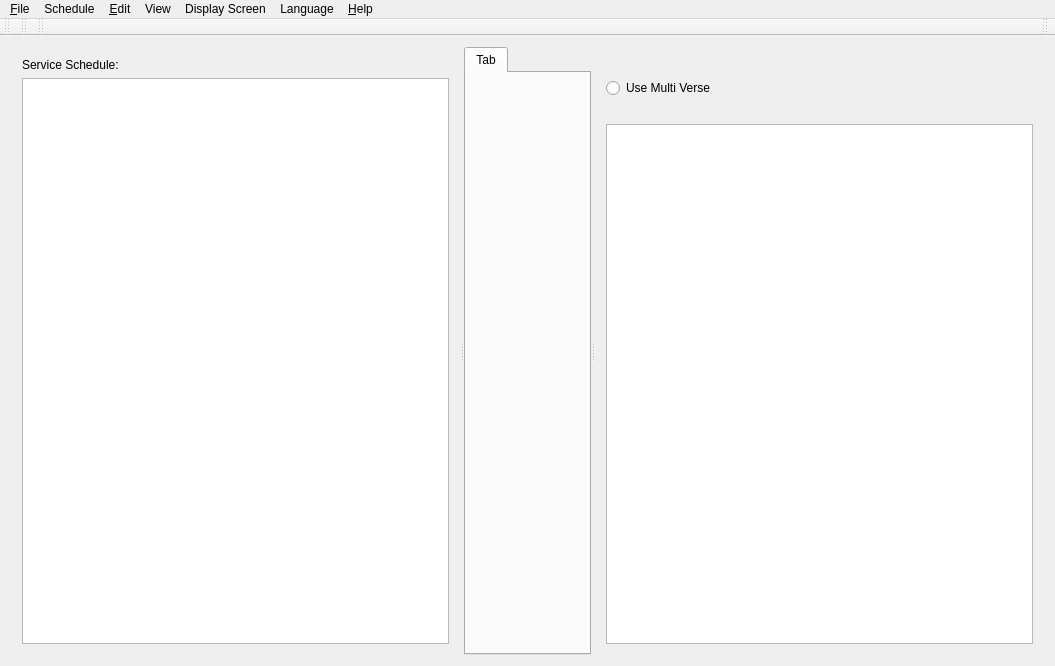
<?xml version="1.0" encoding="UTF-8"?>
<ui version="4.0">
 <class>SoftProjectorClass</class>
 <widget class="QMainWindow" name="SoftProjectorClass">
  <property name="geometry">
   <rect>
    <x>0</x>
    <y>0</y>
    <width>1055</width>
    <height>666</height>
   </rect>
  </property>
  <property name="minimumSize">
   <size>
    <width>700</width>
    <height>550</height>
   </size>
  </property>
  <property name="windowTitle">
   <string notr="true"/>
  </property>
  <property name="windowIcon">
   <iconset resource="softprojector.qrc">
    <normaloff>:/icons/icons/softprojector.png</normaloff>:/icons/icons/softprojector.png</iconset>
  </property>
  <property name="toolButtonStyle">
   <enum>Qt::ToolButtonIconOnly</enum>
  </property>
  <property name="dockNestingEnabled">
   <bool>false</bool>
  </property>
  <widget class="QWidget" name="centralWidget">
   <layout class="QGridLayout" name="gridLayout">
    <item row="0" column="0">
     <widget class="QSplitter" name="splitter">
      <property name="orientation">
       <enum>Qt::Horizontal</enum>
      </property>
      <widget class="QWidget" name="layoutWidget">
       <layout class="QVBoxLayout" name="verticalLayout_3">
        <item>
         <widget class="QLabel" name="label">
          <property name="text">
           <string>Service Schedule:</string>
          </property>
         </widget>
        </item>
        <item>
         <widget class="QListWidget" name="listWidgetSchedule">
          <property name="iconSize">
           <size>
            <width>16</width>
            <height>16</height>
           </size>
          </property>
          <property name="spacing">
           <number>1</number>
          </property>
         </widget>
        </item>
       </layout>
      </widget>
      <widget class="QTabWidget" name="projectTab">
       <property name="minimumSize">
        <size>
         <width>0</width>
         <height>0</height>
        </size>
       </property>
       <widget class="QWidget" name="Tab">
        <attribute name="title">
         <string>Tab</string>
        </attribute>
        <layout class="QGridLayout" name="gridLayout_2"/>
       </widget>
      </widget>
      <widget class="QWidget" name="layoutWidget1">
       <layout class="QVBoxLayout" name="verticalLayoutDisplayControls">
        <item>
         <layout class="QHBoxLayout" name="horizontalLayout_2">
          <item>
           <widget class="QLabel" name="labelIcon">
            <property name="sizePolicy">
             <sizepolicy hsizetype="Fixed" vsizetype="Fixed">
              <horstretch>0</horstretch>
              <verstretch>0</verstretch>
             </sizepolicy>
            </property>
           </widget>
          </item>
          <item>
           <widget class="QLabel" name="labelShow">
            <property name="text">
             <string/>
            </property>
           </widget>
          </item>
         </layout>
        </item>
        <item>
         <widget class="QWidget" name="widgetMultiVerse" native="true">
          <layout class="QHBoxLayout" name="horizontalLayout_4">
           <property name="leftMargin">
            <number>0</number>
           </property>
           <property name="topMargin">
            <number>0</number>
           </property>
           <property name="rightMargin">
            <number>0</number>
           </property>
           <property name="bottomMargin">
            <number>0</number>
           </property>
           <item>
            <widget class="QRadioButton" name="rbMultiVerse">
             <property name="toolTip">
              <string>If selected, this will allow to select multiple verses at one time. Will need to press &quot;Show&quot; each time.</string>
             </property>
             <property name="text">
              <string>Use Multi Verse</string>
             </property>
            </widget>
           </item>
           <item>
            <spacer name="horizontalSpacer_2">
             <property name="orientation">
              <enum>Qt::Horizontal</enum>
             </property>
             <property name="sizeHint" stdset="0">
              <size>
               <width>40</width>
               <height>20</height>
              </size>
             </property>
            </spacer>
           </item>
          </layout>
         </widget>
        </item>
        <item>
         <widget class="QLabel" name="labelSongNotes">
          <property name="palette">
           <palette>
            <active>
             <colorrole role="WindowText">
              <brush brushstyle="SolidPattern">
               <color alpha="255">
                <red>255</red>
                <green>0</green>
                <blue>4</blue>
               </color>
              </brush>
             </colorrole>
            </active>
            <inactive>
             <colorrole role="WindowText">
              <brush brushstyle="SolidPattern">
               <color alpha="255">
                <red>255</red>
                <green>0</green>
                <blue>4</blue>
               </color>
              </brush>
             </colorrole>
            </inactive>
            <disabled>
             <colorrole role="WindowText">
              <brush brushstyle="SolidPattern">
               <color alpha="255">
                <red>120</red>
                <green>120</green>
                <blue>120</blue>
               </color>
              </brush>
             </colorrole>
            </disabled>
           </palette>
          </property>
          <property name="font">
           <font>
            <weight>75</weight>
            <bold>true</bold>
           </font>
          </property>
          <property name="text">
           <string/>
          </property>
          <property name="wordWrap">
           <bool>true</bool>
          </property>
         </widget>
        </item>
        <item>
         <widget class="QListWidget" name="listShow">
          <property name="sizePolicy">
           <sizepolicy hsizetype="Expanding" vsizetype="MinimumExpanding">
            <horstretch>0</horstretch>
            <verstretch>0</verstretch>
           </sizepolicy>
          </property>
          <property name="alternatingRowColors">
           <bool>false</bool>
          </property>
         </widget>
        </item>
       </layout>
      </widget>
     </widget>
    </item>
   </layout>
  </widget>
  <widget class="QMenuBar" name="menuBar">
   <property name="geometry">
    <rect>
     <x>0</x>
     <y>0</y>
     <width>1055</width>
     <height>21</height>
    </rect>
   </property>
   <widget class="QMenu" name="menuFile">
    <property name="title">
     <string>&amp;File</string>
    </property>
    <addaction name="actionNewSchedule"/>
    <addaction name="actionOpenSchedule"/>
    <addaction name="actionSaveSchedule"/>
    <addaction name="actionSaveScheduleAs"/>
    <addaction name="actionCloseSchedule"/>
    <addaction name="separator"/>
    <addaction name="actionPrint"/>
    <addaction name="actionPrintSchedule"/>
    <addaction name="separator"/>
    <addaction name="actionClose"/>
   </widget>
   <widget class="QMenu" name="menuEdit">
    <property name="title">
     <string>&amp;Edit</string>
    </property>
    <addaction name="actionNew"/>
    <addaction name="actionEdit"/>
    <addaction name="actionCopy"/>
    <addaction name="actionDelete"/>
    <addaction name="separator"/>
    <addaction name="actionManage_Database"/>
    <addaction name="separator"/>
    <addaction name="actionSettings"/>
   </widget>
   <widget class="QMenu" name="menuHelp">
    <property name="title">
     <string>&amp;Help</string>
    </property>
    <addaction name="actionDonate"/>
    <addaction name="separator"/>
    <addaction name="actionAbout"/>
    <addaction name="action_Help"/>
   </widget>
   <widget class="QMenu" name="menuLanguage">
    <property name="toolTip">
     <string>Select Language</string>
    </property>
    <property name="title">
     <string>Language</string>
    </property>
   </widget>
   <widget class="QMenu" name="menuSongs">
    <property name="title">
     <string>View</string>
    </property>
    <addaction name="actionSong_Counter"/>
    <addaction name="separator"/>
   </widget>
   <widget class="QMenu" name="menuSchedule">
    <property name="title">
     <string>Schedule</string>
    </property>
    <addaction name="actionScheduleAdd"/>
    <addaction name="actionScheduleRemove"/>
    <addaction name="actionScheduleClear"/>
    <addaction name="separator"/>
    <addaction name="actionMoveScheduleTop"/>
    <addaction name="actionMoveScheduleUp"/>
    <addaction name="actionMoveScheduleDown"/>
    <addaction name="actionMoveScheduleBottom"/>
   </widget>
   <widget class="QMenu" name="menuDisplay_Screen">
    <property name="title">
     <string>Display Screen</string>
    </property>
    <addaction name="actionShow"/>
    <addaction name="actionClear"/>
    <addaction name="actionHide"/>
    <addaction name="actionCloseDisplay"/>
   </widget>
   <addaction name="menuFile"/>
   <addaction name="menuSchedule"/>
   <addaction name="menuEdit"/>
   <addaction name="menuSongs"/>
   <addaction name="menuDisplay_Screen"/>
   <addaction name="menuLanguage"/>
   <addaction name="menuHelp"/>
  </widget>
  <widget class="QToolBar" name="toolBarFile">
   <property name="windowTitle">
    <string>File Tool Bar</string>
   </property>
   <property name="toolButtonStyle">
    <enum>Qt::ToolButtonIconOnly</enum>
   </property>
   <attribute name="toolBarArea">
    <enum>TopToolBarArea</enum>
   </attribute>
   <attribute name="toolBarBreak">
    <bool>false</bool>
   </attribute>
  </widget>
  <widget class="QToolBar" name="toolBarSchedule">
   <property name="windowTitle">
    <string>Schedule Tool Bar</string>
   </property>
   <attribute name="toolBarArea">
    <enum>TopToolBarArea</enum>
   </attribute>
   <attribute name="toolBarBreak">
    <bool>false</bool>
   </attribute>
  </widget>
  <widget class="QToolBar" name="toolBarEdit">
   <property name="windowTitle">
    <string>Edit Tool Bar</string>
   </property>
   <attribute name="toolBarArea">
    <enum>TopToolBarArea</enum>
   </attribute>
   <attribute name="toolBarBreak">
    <bool>false</bool>
   </attribute>
  </widget>
  <widget class="QToolBar" name="toolBarShow">
   <property name="sizePolicy">
    <sizepolicy hsizetype="Minimum" vsizetype="Fixed">
     <horstretch>0</horstretch>
     <verstretch>0</verstretch>
    </sizepolicy>
   </property>
   <property name="windowTitle">
    <string>Display Control Tool Bar</string>
   </property>
   <property name="layoutDirection">
    <enum>Qt::RightToLeft</enum>
   </property>
   <attribute name="toolBarArea">
    <enum>TopToolBarArea</enum>
   </attribute>
   <attribute name="toolBarBreak">
    <bool>false</bool>
   </attribute>
  </widget>
  <action name="actionAbout">
   <property name="text">
    <string>&amp;About</string>
   </property>
  </action>
  <action name="actionSettings">
   <property name="icon">
    <iconset resource="softprojector.qrc">
     <normaloff>:/icons/icons/settings.png</normaloff>:/icons/icons/settings.png</iconset>
   </property>
   <property name="text">
    <string>&amp;Settings...</string>
   </property>
   <property name="toolTip">
    <string>Open settings dialog</string>
   </property>
   <property name="shortcut">
    <string>Ctrl+T</string>
   </property>
  </action>
  <action name="actionClose">
   <property name="icon">
    <iconset resource="softprojector.qrc">
     <normaloff>:/icons/icons/base-22x22-actions-application-exit.png</normaloff>:/icons/icons/base-22x22-actions-application-exit.png</iconset>
   </property>
   <property name="text">
    <string>E&amp;xit</string>
   </property>
   <property name="toolTip">
    <string>Exit SoftProjector</string>
   </property>
   <property name="shortcut">
    <string>Ctrl+Q</string>
   </property>
  </action>
  <action name="actionManage_Database">
   <property name="icon">
    <iconset resource="softprojector.qrc">
     <normaloff>:/icons/icons/database.png</normaloff>:/icons/icons/database.png</iconset>
   </property>
   <property name="text">
    <string>&amp;Manage Database...</string>
   </property>
   <property name="toolTip">
    <string>Import and export Bibles, songbooks and themes</string>
   </property>
   <property name="shortcut">
    <string>Ctrl+M</string>
   </property>
  </action>
  <action name="action_Help">
   <property name="icon">
    <iconset resource="softprojector.qrc">
     <normaloff>:/icons/icons/help.png</normaloff>:/icons/icons/help.png</iconset>
   </property>
   <property name="text">
    <string>&amp;Help</string>
   </property>
   <property name="toolTip">
    <string>Open Help</string>
   </property>
   <property name="shortcut">
    <string>Ctrl+F1</string>
   </property>
  </action>
  <action name="actionSong_Counter">
   <property name="icon">
    <iconset resource="softprojector.qrc">
     <normaloff>:/icons/icons/song_count.png</normaloff>:/icons/icons/song_count.png</iconset>
   </property>
   <property name="text">
    <string>Song Counter...</string>
   </property>
  </action>
  <action name="actionOpenSchedule">
   <property name="icon">
    <iconset resource="softprojector.qrc">
     <normaloff>:/icons/icons/scheduleOpen.png</normaloff>:/icons/icons/scheduleOpen.png</iconset>
   </property>
   <property name="text">
    <string>&amp;Open Schedule</string>
   </property>
   <property name="shortcut">
    <string>Ctrl+O</string>
   </property>
  </action>
  <action name="actionSaveSchedule">
   <property name="icon">
    <iconset resource="softprojector.qrc">
     <normaloff>:/icons/icons/scheduleSave.png</normaloff>:/icons/icons/scheduleSave.png</iconset>
   </property>
   <property name="text">
    <string>&amp;Save Schedule</string>
   </property>
   <property name="shortcut">
    <string>Ctrl+S</string>
   </property>
  </action>
  <action name="actionSaveScheduleAs">
   <property name="text">
    <string>Save Schedule &amp;As</string>
   </property>
   <property name="toolTip">
    <string>Save Schedule with different name</string>
   </property>
  </action>
  <action name="actionNewSchedule">
   <property name="icon">
    <iconset resource="softprojector.qrc">
     <normaloff>:/icons/icons/scheduleNew.png</normaloff>:/icons/icons/scheduleNew.png</iconset>
   </property>
   <property name="text">
    <string>&amp;New Schedule</string>
   </property>
   <property name="toolTip">
    <string>Start new Schedule</string>
   </property>
   <property name="shortcut">
    <string>Ctrl+Shift+N</string>
   </property>
  </action>
  <action name="actionCloseSchedule">
   <property name="text">
    <string>Close Schedule</string>
   </property>
   <property name="toolTip">
    <string>Close Schedule</string>
   </property>
  </action>
  <action name="actionPrint">
   <property name="icon">
    <iconset resource="softprojector.qrc">
     <normaloff>:/icons/icons/print.png</normaloff>:/icons/icons/print.png</iconset>
   </property>
   <property name="text">
    <string>&amp;Print</string>
   </property>
   <property name="toolTip">
    <string>Prints selected Bible chapter, selected song and selected announcement.</string>
   </property>
   <property name="shortcut">
    <string>Ctrl+P</string>
   </property>
  </action>
  <action name="actionPrintSchedule">
   <property name="text">
    <string>Print Schedule</string>
   </property>
   <property name="toolTip">
    <string>Print Schedule</string>
   </property>
   <property name="shortcut">
    <string>Ctrl+Shift+P</string>
   </property>
  </action>
  <action name="actionNew">
   <property name="text">
    <string/>
   </property>
   <property name="shortcut">
    <string>Ctrl+N</string>
   </property>
  </action>
  <action name="actionEdit">
   <property name="text">
    <string/>
   </property>
   <property name="shortcut">
    <string>Ctrl+E</string>
   </property>
  </action>
  <action name="actionCopy">
   <property name="text">
    <string/>
   </property>
   <property name="shortcut">
    <string>Ctrl+C</string>
   </property>
  </action>
  <action name="actionDelete">
   <property name="text">
    <string/>
   </property>
   <property name="shortcut">
    <string>Ctrl+Del</string>
   </property>
  </action>
  <action name="actionDonate">
   <property name="text">
    <string>Donate</string>
   </property>
   <property name="toolTip">
    <string>Donate to softProjector development team</string>
   </property>
  </action>
  <action name="actionScheduleAdd">
   <property name="icon">
    <iconset resource="softprojector.qrc">
     <normaloff>:/icons/icons/scheduleAdd.png</normaloff>:/icons/icons/scheduleAdd.png</iconset>
   </property>
   <property name="text">
    <string>Add to Schedule</string>
   </property>
  <property name="toolTip">
   <string>Add to Schedule (F5)</string>
  </property>
   <property name="shortcut">
   <string>F5</string>
   </property>
  </action>
  <action name="actionScheduleRemove">
   <property name="icon">
    <iconset resource="softprojector.qrc">
     <normaloff>:/icons/icons/scheduleRemove.png</normaloff>:/icons/icons/scheduleRemove.png</iconset>
   </property>
   <property name="text">
    <string>Remove from Schedule</string>
   </property>
  <property name="toolTip">
   <string>Remove from Schedule (F6)</string>
  </property>
   <property name="shortcut">
   <string>F6</string>
   </property>
  </action>
  <action name="actionScheduleClear">
   <property name="icon">
    <iconset resource="softprojector.qrc">
     <normaloff>:/icons/icons/scheduleClear.png</normaloff>:/icons/icons/scheduleClear.png</iconset>
   </property>
   <property name="text">
    <string>Clear Schedule</string>
   </property>
  </action>
  <action name="actionMoveScheduleTop">
   <property name="icon">
    <iconset resource="softprojector.qrc">
     <normaloff>:/icons/icons/scheduleUpM.png</normaloff>:/icons/icons/scheduleUpM.png</iconset>
   </property>
   <property name="text">
    <string>Move Item To Top</string>
   </property>
   <property name="toolTip">
    <string>Move Schedule item to top of the list (F1)</string>
     </property>
     <property name="shortcut">
    <string>F1</string>
   </property>
  </action>
  <action name="actionMoveScheduleUp">
   <property name="icon">
    <iconset resource="softprojector.qrc">
     <normaloff>:/icons/icons/scheduleUp.png</normaloff>:/icons/icons/scheduleUp.png</iconset>
   </property>
   <property name="text">
    <string>Move Item Up</string>
   </property>
   <property name="toolTip">
    <string>Move Schedule item up (F2)</string>
     </property>
     <property name="shortcut">
    <string>F2</string>
   </property>
  </action>
  <action name="actionMoveScheduleDown">
   <property name="icon">
    <iconset resource="softprojector.qrc">
     <normaloff>:/icons/icons/scheduleDown.png</normaloff>:/icons/icons/scheduleDown.png</iconset>
   </property>
   <property name="text">
    <string>Mode Item Down</string>
   </property>
   <property name="toolTip">
    <string>Move Schedule item down (F3)</string>
     </property>
     <property name="shortcut">
    <string>F3</string>
   </property>
  </action>
  <action name="actionMoveScheduleBottom">
   <property name="icon">
    <iconset resource="softprojector.qrc">
     <normaloff>:/icons/icons/scheduleDownM.png</normaloff>:/icons/icons/scheduleDownM.png</iconset>
   </property>
   <property name="text">
    <string>Move Item To Bottom</string>
   </property>
   <property name="toolTip">
    <string>Move Schedule item to bottom of the list (F4)</string>
     </property>
     <property name="shortcut">
    <string>F4</string>
   </property>
  </action>
  <action name="actionShow">
   <property name="icon">
    <iconset resource="softprojector.qrc">
     <normaloff>:/icons/icons/show.png</normaloff>:/icons/icons/show.png</iconset>
   </property>
   <property name="text">
    <string>Show</string>
   </property>
   <property name="toolTip">
    <string>Display to the screen</string>
   </property>
  </action>
  <action name="actionHide">
   <property name="icon">
    <iconset resource="softprojector.qrc">
     <normaloff>:/icons/icons/hide.png</normaloff>:/icons/icons/hide.png</iconset>
   </property>
   <property name="text">
    <string>Hide</string>
   </property>
   <property name="toolTip">
    <string>Show Passive Screen (Stop displaying to the screen) (Esc)</string>
   </property>
   <property name="shortcut">
    <string>Esc</string>
   </property>
  </action>
  <action name="actionClear">
   <property name="icon">
    <iconset resource="softprojector.qrc">
     <normaloff>:/icons/icons/clear.png</normaloff>:/icons/icons/clear.png</iconset>
   </property>
   <property name="text">
    <string>Clear</string>
   </property>
   <property name="toolTip">
    <string>Clear Display Text (Shift+Esc)</string>
   </property>
   <property name="shortcut">
    <string>Shift+Esc</string>
   </property>
  </action>
  <action name="actionCloseDisplay">
   <property name="checkable">
    <bool>true</bool>
   </property>
   <property name="icon">
    <iconset resource="softprojector.qrc">
     <normaloff>:/icons/icons/display_off.png</normaloff>:/icons/icons/display_off.png</iconset>
   </property>
   <property name="text">
    <string>On / Off</string>
   </property>
   <property name="toolTip">
    <string>Turn Display Screen On/Off</string>
   </property>
  </action>
 </widget>
 <layoutdefault spacing="6" margin="11"/>
 <resources>
  <include location="softprojector.qrc"/>
 </resources>
 <connections/>
</ui>
